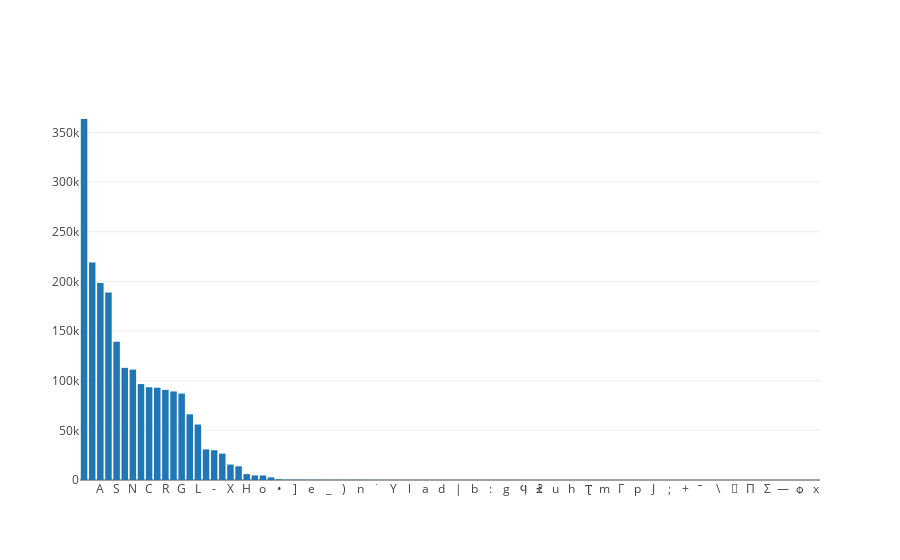

The notebook cell saved with this chart:
### Code cell
val charHistPlot = Seq(
  Bar(x = charValues.reverse, y = charCounts.reverse)
)
plot(charHistPlot)

### Figure 1 — Plotly figure (JSON) as saved in the notebook; plotly's stock layout.template omitted (floating-point values rounded to 4 significant figures)
{"data": [{"type": "bar", "x": [" ", "I", "A", "V", "S", "P", "N", "T", "C", "E", "R", "O", "G", "M", "L", "D", "-", "F", "X", "B", "H", "r", "o", "Q", "•", "[", "]", ".", "e", "Z", "_", "(", ")", "…", "n", "U", "˙", "i", "Y", "K", "l", "v", "a", "c", "d", "?", "|", "f", "b", "t", ":", "Ꜹ", "g", "s", "Ϥ", "∈", "☧", "*", "u", "/", "h", ",", "Ʈ", "←", "m", "Λ", "Γ", "θ", "p", "w", "J", "●", ";", "W", "+", "Κ", "̄", "Δ", "\\", "ϵ", "", "Α", "Π", "3", "Σ", "ϟ", "—", "̅", "ϕ", "Ä", "x"], "y": [363616, 218997, 198333, 188943, 139162, 112958, 111202, 96650, 93436, 92968, 90780, 89204, 87043, 66147, 55881, 30813, 29988, 26577, 15567, 13779, 5939, 4601, 4552, 2687, 717, 318, 315, 251, 222, 208, 205, 199, 199, 175, 136, 116, 110, 103, 94, 86, 78, 78, 74, 66, 56, 53, 53, 49, 41, 41, 39, 38, 37, 37, 33, 28, 24, 21, 18, 17, 17, 15, 15, 13, 11, 10, 9, 9, 7, 6, 5, 4, 3, 2, 2, 2, 2, 2, 2, 2, 2, 2, 1, 1, 1, 1, 1, 1, 1, 1, 1]}], "layout": {}}
